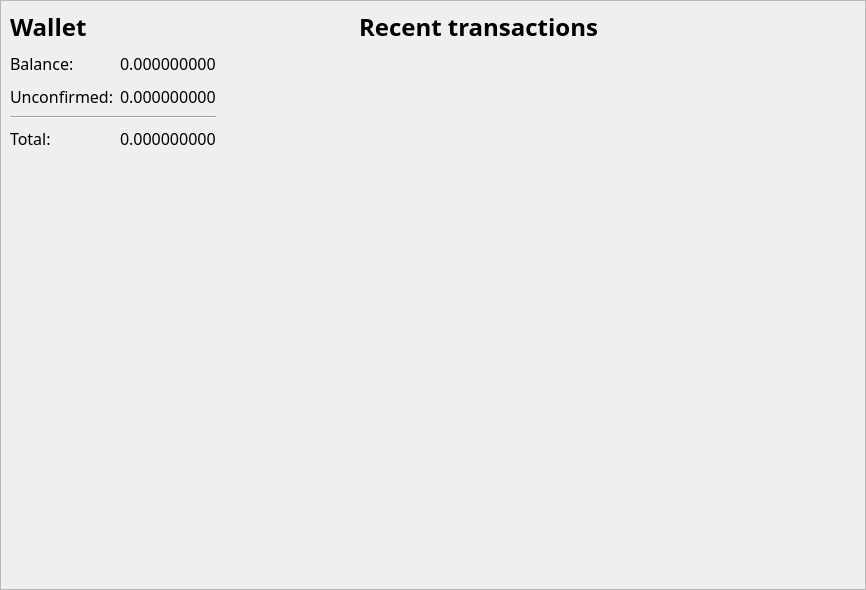
<?xml version="1.0" encoding="UTF-8"?>
<ui version="4.0">
 <class>OverviewFrame</class>
 <widget class="QFrame" name="OverviewFrame">
  <property name="geometry">
   <rect>
    <x>0</x>
    <y>0</y>
    <width>866</width>
    <height>590</height>
   </rect>
  </property>
  <property name="windowTitle">
   <string>Frame</string>
  </property>
  <property name="frameShape">
   <enum>QFrame::StyledPanel</enum>
  </property>
  <property name="frameShadow">
   <enum>QFrame::Raised</enum>
  </property>
  <layout class="QGridLayout" name="gridLayout" columnstretch="40,60">
   <property name="sizeConstraint">
    <enum>QLayout::SetDefaultConstraint</enum>
   </property>
   <property name="leftMargin">
    <number>0</number>
   </property>
   <property name="topMargin">
    <number>0</number>
   </property>
   <property name="rightMargin">
    <number>0</number>
   </property>
   <property name="bottomMargin">
    <number>0</number>
   </property>
   <property name="horizontalSpacing">
    <number>5</number>
   </property>
   <property name="verticalSpacing">
    <number>0</number>
   </property>
   <item row="4" column="0">
    <spacer name="verticalSpacer">
     <property name="orientation">
      <enum>Qt::Horizontal</enum>
     </property>
     <property name="sizeType">
      <enum>QSizePolicy::Expanding</enum>
     </property>
     <property name="sizeHint" stdset="0">
      <size>
       <width>0</width>
       <height>0</height>
      </size>
     </property>
    </spacer>
   </item>
   <item row="0" column="0">
    <widget class="QFrame" name="m_overviewWalletFrame">
     <property name="minimumSize">
      <size>
       <width>0</width>
       <height>160</height>
      </size>
     </property>
     <property name="maximumSize">
      <size>
       <width>16777215</width>
       <height>160</height>
      </size>
     </property>
     <property name="frameShape">
      <enum>QFrame::NoFrame</enum>
     </property>
     <property name="frameShadow">
      <enum>QFrame::Raised</enum>
     </property>
     <layout class="QGridLayout" name="gridLayout_2">
      <item row="4" column="1">
       <widget class="QLabel" name="m_totalBalanceLabel">
        <property name="font">
         <font>
          <family>Myriad Pro Cond</family>
          <pointsize>12</pointsize>
          <weight>50</weight>
          <bold>false</bold>
         </font>
        </property>
        <property name="text">
         <string notr="true">0.000000000</string>
        </property>
       </widget>
      </item>
      <item row="1" column="1">
       <widget class="QLabel" name="m_actualBalanceLabel">
        <property name="font">
         <font>
          <family>Myriad Pro Cond</family>
          <pointsize>12</pointsize>
          <weight>50</weight>
          <bold>false</bold>
         </font>
        </property>
        <property name="text">
         <string notr="true">0.000000000</string>
        </property>
       </widget>
      </item>
      <item row="4" column="0">
       <widget class="QLabel" name="label_6">
        <property name="font">
         <font>
          <family>Myriad Pro Cond</family>
          <pointsize>12</pointsize>
          <weight>50</weight>
          <bold>false</bold>
         </font>
        </property>
        <property name="text">
         <string>Total:</string>
        </property>
       </widget>
      </item>
      <item row="1" column="2">
       <widget class="QLabel" name="m_tickerLabel1">
        <property name="text">
         <string notr="true"/>
        </property>
       </widget>
      </item>
      <item row="0" column="0">
       <widget class="QLabel" name="label">
        <property name="font">
         <font>
          <family>Yu Gothic</family>
          <pointsize>18</pointsize>
          <weight>75</weight>
          <bold>true</bold>
         </font>
        </property>
        <property name="text">
         <string>Wallet</string>
        </property>
       </widget>
      </item>
      <item row="2" column="0">
       <widget class="QLabel" name="label_4">
        <property name="font">
         <font>
          <family>Myriad Pro Cond</family>
          <pointsize>12</pointsize>
          <weight>50</weight>
          <bold>false</bold>
         </font>
        </property>
        <property name="text">
         <string>Unconfirmed:</string>
        </property>
       </widget>
      </item>
      <item row="1" column="0">
       <widget class="QLabel" name="label_2">
        <property name="font">
         <font>
          <family>Myriad Pro Cond</family>
          <pointsize>12</pointsize>
          <weight>50</weight>
          <bold>false</bold>
         </font>
        </property>
        <property name="text">
         <string>Balance:</string>
        </property>
       </widget>
      </item>
      <item row="3" column="0" colspan="2">
       <widget class="Line" name="line">
        <property name="orientation">
         <enum>Qt::Horizontal</enum>
        </property>
       </widget>
      </item>
      <item row="2" column="1">
       <widget class="QLabel" name="m_pendingBalanceLabel">
        <property name="font">
         <font>
          <family>Myriad Pro Cond</family>
          <pointsize>12</pointsize>
          <weight>50</weight>
          <bold>false</bold>
         </font>
        </property>
        <property name="text">
         <string notr="true">0.000000000</string>
        </property>
       </widget>
      </item>
      <item row="4" column="2">
       <widget class="QLabel" name="m_tickerLabel3">
        <property name="text">
         <string notr="true"/>
        </property>
       </widget>
      </item>
      <item row="2" column="2">
       <widget class="QLabel" name="m_tickerLabel2">
        <property name="text">
         <string notr="true"/>
        </property>
       </widget>
      </item>
      <item row="2" column="3">
       <spacer name="horizontalSpacer_2">
        <property name="orientation">
         <enum>Qt::Horizontal</enum>
        </property>
        <property name="sizeHint" stdset="0">
         <size>
          <width>40</width>
          <height>20</height>
         </size>
        </property>
       </spacer>
      </item>
     </layout>
    </widget>
   </item>
   <item row="0" column="1" rowspan="5">
    <widget class="QFrame" name="frame_2">
     <property name="minimumSize">
      <size>
       <width>0</width>
       <height>0</height>
      </size>
     </property>
     <property name="maximumSize">
      <size>
       <width>16777215</width>
       <height>16777215</height>
      </size>
     </property>
     <property name="frameShape">
      <enum>QFrame::NoFrame</enum>
     </property>
     <property name="frameShadow">
      <enum>QFrame::Raised</enum>
     </property>
     <layout class="QVBoxLayout" name="verticalLayout">
      <item>
       <layout class="QHBoxLayout" name="horizontalLayout">
        <item>
         <widget class="QLabel" name="label_8">
          <property name="font">
           <font>
            <family>Yu Gothic</family>
            <pointsize>18</pointsize>
            <weight>75</weight>
            <bold>true</bold>
           </font>
          </property>
          <property name="text">
           <string>Recent transactions</string>
          </property>
         </widget>
        </item>
        <item>
         <spacer name="horizontalSpacer">
          <property name="orientation">
           <enum>Qt::Horizontal</enum>
          </property>
          <property name="sizeHint" stdset="0">
           <size>
            <width>40</width>
            <height>20</height>
           </size>
          </property>
         </spacer>
        </item>
       </layout>
      </item>
      <item>
       <widget class="QTreeView" name="m_recentTransactionsView">
        <property name="focusPolicy">
         <enum>Qt::NoFocus</enum>
        </property>
        <property name="styleSheet">
         <string notr="true">background-color: transparent;</string>
        </property>
        <property name="frameShape">
         <enum>QFrame::NoFrame</enum>
        </property>
        <property name="editTriggers">
         <set>QAbstractItemView::NoEditTriggers</set>
        </property>
        <property name="selectionMode">
         <enum>QAbstractItemView::NoSelection</enum>
        </property>
        <property name="rootIsDecorated">
         <bool>false</bool>
        </property>
        <property name="uniformRowHeights">
         <bool>true</bool>
        </property>
        <property name="itemsExpandable">
         <bool>false</bool>
        </property>
        <property name="headerHidden">
         <bool>true</bool>
        </property>
        <property name="expandsOnDoubleClick">
         <bool>false</bool>
        </property>
       </widget>
      </item>
     </layout>
    </widget>
   </item>
   <item row="2" column="0">
    <widget class="QLabel" name="label_3">
     <property name="text">
      <string/>
     </property>
     <property name="pixmap">
      <pixmap resource="../../resources.qrc">:/images/images/neptuniumicon_small.png</pixmap>
     </property>
     <property name="alignment">
      <set>Qt::AlignCenter</set>
     </property>
    </widget>
   </item>
  </layout>
 </widget>
 <resources>
  <include location="../../resources.qrc"/>
 </resources>
 <connections/>
</ui>
